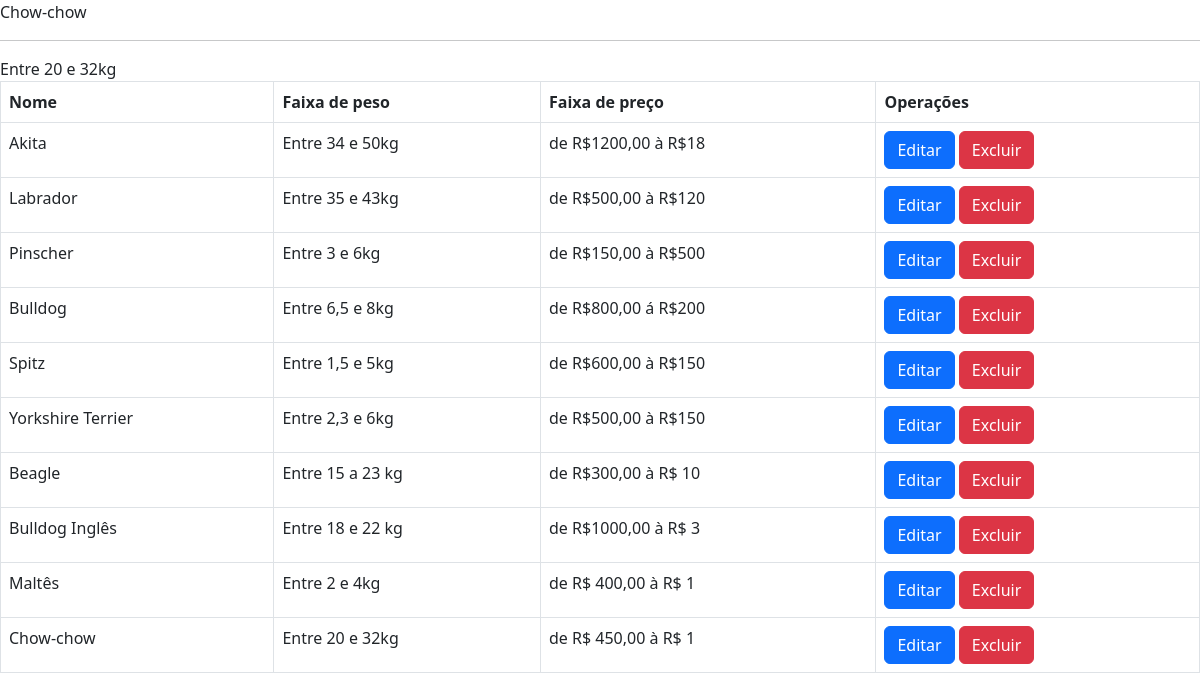
Before: /listarRacasPage.php with the older database file.
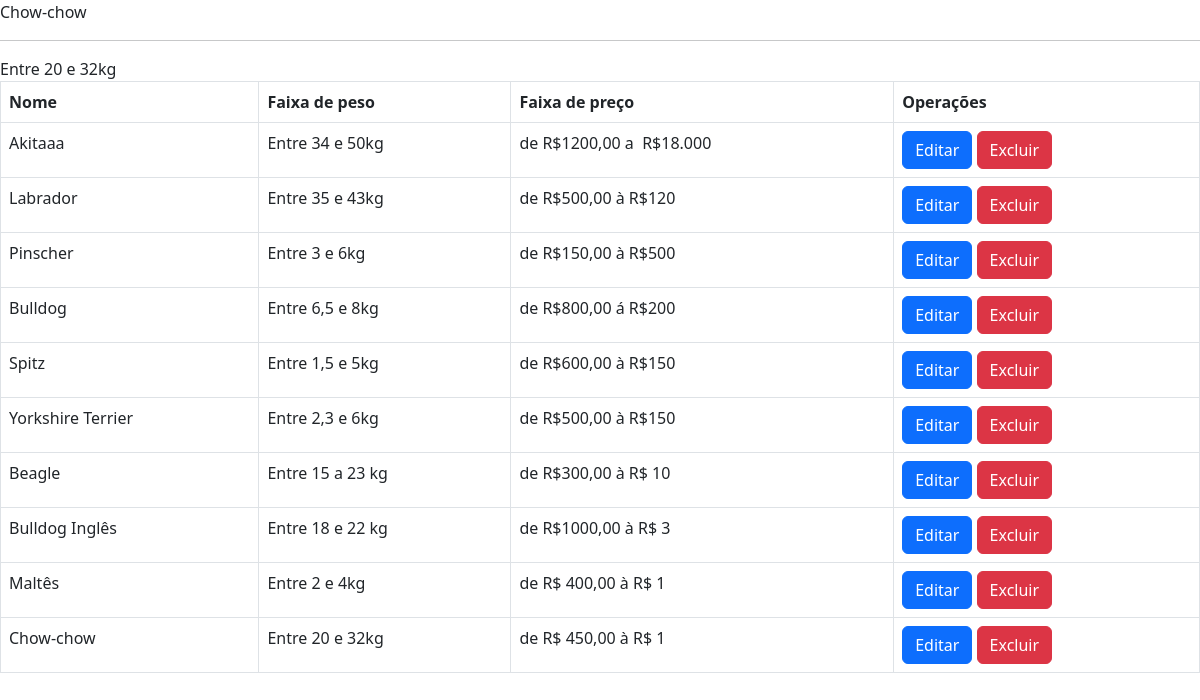
After: the same page with the newer database file.
### tables this page shows
CREATE TABLE IF NOT EXISTS `racas` (
  `id` int(11) NOT NULL AUTO_INCREMENT,
  `nome` varchar(20) DEFAULT NULL,
  `descricao` longtext,
  `faixa_peso` varchar(100) DEFAULT NULL,
  `faixa_preco` varchar(100) DEFAULT NULL,
  PRIMARY KEY (`id`)
);

### controller/racasController.php (called while the page is built, shortened)
<?php
function loadAll() {
    require_once './model/racasModel.php';
    $racas = new racasModel();
    $racasList = $racas->loadAll();
    return $racasList;
}
function loadById($id) {
    require_once './model/racasModel.php';
    $racas = new racasModel();
    $racas->loadById($id);
    return $racas;
}

### model/racasModel.php (called while the page is built, shortened)
<?php
require_once 'ConexaoMysql.php';
class racasModel {
    public function loadAll() {
        $db = new ConexaoMysql();
        $db->Conectar();
        $sql = 'SELECT * FROM racas';
        $resultList = $db->Consultar($sql);
        return $resultList;
    }
}

### model/ConexaoMysql.php (called while the page is built, shortened)
<?php
class ConexaoMysql {
    protected $mysqli;
    protected $server = '127.0.0.1';
    protected $user = 'root';
    protected $pass = '';
    protected $dataBase = 'bichochique';
    public function Conectar(){
        $this->mysqli = new mysqli($this->server, $this->user, $this->pass, $this->dataBase);
        $this->mysqli->set_charset('utf8');
    }
    public function Consultar($sql){
        try {
            if ($result = $this->mysqli->query($sql)){
                return $result;
            } else {
                $this->total = 0;
                return null;
            }
        } catch (Exception $exc) {
            $this->Desconecta();
        }
    }
}

### listarRacasPage.php (the view, shortened to what this page needs)
<!DOCTYPE html>
<html>
    <head>
        <link href="css/bootstrap.min.css" rel="stylesheet" type="text/css"/>
        <link href="css/jquery.dataTables.min.css" rel="stylesheet" type="text/css"/>
    <body>
        <table id="racasTable" class="table table-bordered">
            <thead>
            <th>Nome</th>
            <th>Faixa de peso</th>
            <th>Faixa de preço</th>
            <th>Operações</th>
        </thead>
        <tbody>
            <?php
            require_once './controller/racasController.php';
            $racasList = loadAll();
            foreach ($racasList as $raca) {
                echo '<tr>';
                    echo '<td>';
                        echo $raca['nome'];
                    echo '</td>';
                    echo '<td>';
                        echo $raca['faixa_peso'];
                    echo '</td>';
                    echo '<td>';
                        echo $raca['faixa_preco'];
                    echo '</td>';
                    echo '<td>';
                            echo '<a class="btn btn-primary" href="cadastrarRacasPage.php?cod=edit&&id='.$raca['id'].'">Editar</a>';
                            echo '<a class="btn btn-danger" href="./controller/racasController.php?cod=del&&id='.$raca['id'].'">Excluir</a>';
                    echo '</td>';
                echo '</tr>';
            }
            echo '<hr>';
            ?>
        </tbody>
    </table>
</body>
</html>

Changed rows visible on the page:
changed racas "Entre 34 e 50kg": nome "Akita" → "Akitaaa"; faixa_preco "de R$1200,00 à R$18" → "de R$1200,00 a R$18.000"
